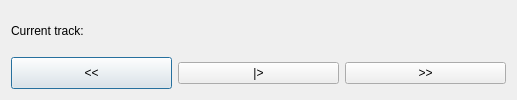
<?xml version="1.0" encoding="UTF-8"?>
<ui version="4.0">
 <class>MVPPlayerDialog</class>
 <widget class="QDialog" name="MVPPlayerDialog">
  <property name="geometry">
   <rect>
    <x>0</x>
    <y>0</y>
    <width>517</width>
    <height>100</height>
   </rect>
  </property>
  <property name="windowTitle">
   <string>MVPPlayer</string>
  </property>
  <property name="modal">
   <bool>true</bool>
  </property>
  <layout class="QVBoxLayout" name="verticalLayout">
   <item>
    <layout class="QHBoxLayout" name="horizontalLayout_2">
     <item>
      <widget class="QLabel" name="label">
       <property name="text">
        <string>Current track:</string>
       </property>
      </widget>
     </item>
     <item>
      <widget class="QLabel" name="lblCurrentTrack">
       <property name="text">
        <string/>
       </property>
      </widget>
     </item>
    </layout>
   </item>
   <item>
    <layout class="QHBoxLayout" name="horizontalLayout">
     <item>
      <widget class="QPushButton" name="btnPrevious">
       <property name="minimumSize">
        <size>
         <width>32</width>
         <height>32</height>
        </size>
       </property>
       <property name="text">
        <string>&lt;&lt;</string>
       </property>
      </widget>
     </item>
     <item>
      <widget class="QPushButton" name="btnPlay">
       <property name="text">
        <string>|&gt;</string>
       </property>
      </widget>
     </item>
     <item>
      <widget class="QPushButton" name="btnNext">
       <property name="text">
        <string>&gt;&gt;</string>
       </property>
      </widget>
     </item>
    </layout>
   </item>
  </layout>
 </widget>
 <resources/>
 <connections/>
</ui>
